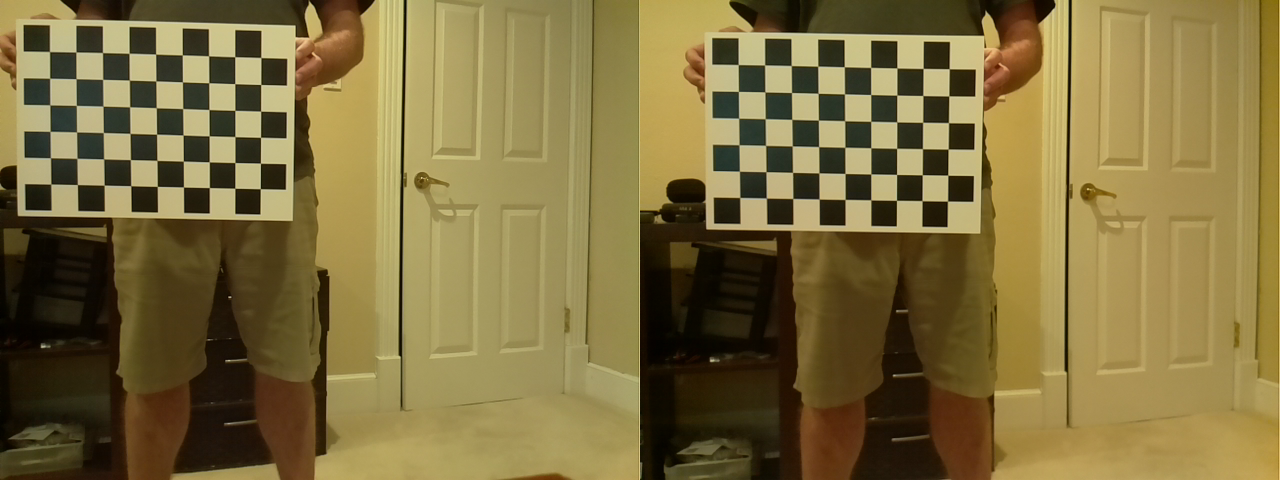
#> input picture calibrate_images/scene_1280x480_1.png, 1280 x 480 px; its folder holds only this picture in this run
$ python calibrate.py   (older library calls are emulated)
#> lines starting #> are read from the running program, lines starting #| are printed output that depends on the picture; long printed decimals are rounded
### stereo_camera.py
import os
import glob
import cv2
import numpy as np
import matplotlib.pyplot as plt

def split_image(image_pair, hflip):
    height = image_pair.shape[0]
    width_pair = image_pair.shape[1]
    width = int(width_pair/2)

    image_left = image_pair[0:height, 0:width]
    image_right = image_pair[0:height, width:width_pair]

    if (hflip):
        return image_left, image_right, (width, height)
    else:
        return image_right, image_left, (width, height)

def get_corners (image_search, checker_def, scale_ratio, hflip):
#> called with image_search = './calibrate_images/*.png', checker_def = (9, 6, 40), scale_ratio = 0.5, hflip = False
    columns = checker_def[0]
    rows = checker_def[1]
    square_size = checker_def[2]

    object_point = np.zeros((columns*rows, 3), dtype=np.float32)
    object_point[:,:2] = np.mgrid[0:columns,0:rows].T.reshape(-1,2)
    object_point *= square_size

    # Arrays to store object points and image points from all the images.
    object_points = [] # 3d point in real world space
    left_image_points = [] # 2d points in left camera image plane.
    right_image_points = [] # 2d points in right camera image plane.

    images = glob.glob(image_search)

    for image_filename in images:
        image_pair = cv2.imread(image_filename, cv2.IMREAD_COLOR)
#> image_pair is the input picture: shape (480, 1280, 3); mean B, G, R 63.1, 110.8, 126.7
        image_pair = cv2.cvtColor(image_pair,cv2.COLOR_BGR2GRAY)
#> image_pair: shape (480, 1280)
        image_left, image_right, (width, height) = split_image(image_pair, hflip)
#> in split_image, `image_right = image_pair[0:height, width:width_pair]`:
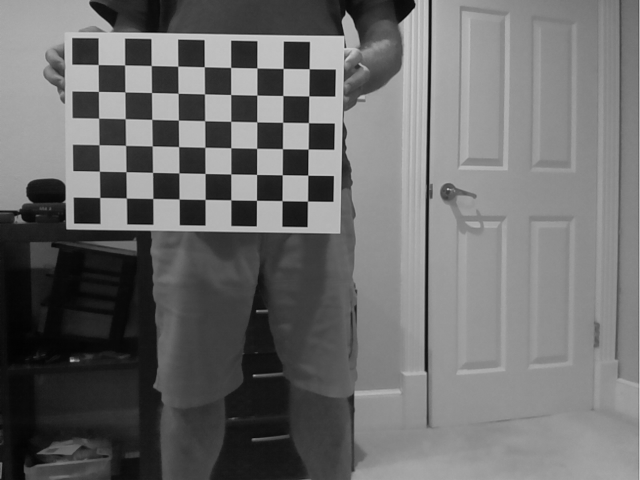
#> image_right: shape (480, 640); min 2, max 206, mean 108.1
#> width = 640; height = 480

        # Find the chess board corners
        flags = cv2.CALIB_CB_ADAPTIVE_THRESH+cv2.CALIB_CB_FAST_CHECK+cv2.CALIB_CB_NORMALIZE_IMAGE
        retL, cornersL = cv2.findChessboardCorners(image_left, (columns, rows), flags)
#> retL = True; cornersL = 54 rows, first 8: [98.23, 64.54], [124.6, 64.89], [151.2, 65.53], [177.8, 66.23], [204.3, 66.66], [230.6, 67.43], [256.8, 67.84], [283.2, 68.4]
        retR, cornersR = cv2.findChessboardCorners(image_right, (columns, rows), flags)
#> retR = True; cornersR = 54 rows, first 8: [49.5, 51.55], [75.92, 51.91], [102.5, 52.54], [129.1, 53.29], [155.6, 54.01], [182.3, 54.88], [208.6, 55.81], [234.7, 56.7]

        if ((retL == True) and (retR == True)):
            cornersL = cornersL*scale_ratio
#> cornersL = 54 rows, first 8: [49.12, 32.27], [62.31, 32.45], [75.62, 32.76], [88.88, 33.11], [102.1, 33.33], [115.3, 33.72], [128.4, 33.92], [141.6, 34.2]
            cornersR = cornersR*scale_ratio
#> cornersR = 54 rows, first 8: [24.75, 25.77], [37.96, 25.96], [51.24, 26.27], [64.54, 26.64], [77.81, 27], [91.15, 27.44], [104.3, 27.91], [117.4, 28.35]

            scaled_width = int(width*scale_ratio)
#> scaled_width = 320
            scaled_height = int(height*scale_ratio)
#> scaled_height = 240

            resized_image_left = cv2.resize (image_left, (scaled_width,scaled_height), interpolation = cv2.INTER_AREA)
            resized_image_right = cv2.resize (image_right, (scaled_width,scaled_height), interpolation = cv2.INTER_AREA)
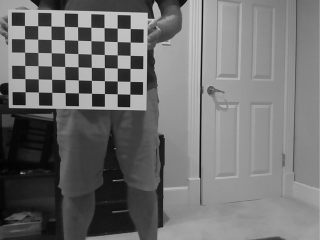
#> resized_image_right: shape (240, 320); min 2, max 205, mean 112.1

            object_points.append(object_point)

            subpix_criteria = (cv2.TERM_CRITERIA_EPS+cv2.TERM_CRITERIA_MAX_ITER, 30, 0.1)
            cornersL = cv2.cornerSubPix(resized_image_left, cornersL, (3,3), (-1,-1), subpix_criteria)
#> cornersL = 54 rows, first 8: [48.71, 32.05], [62.13, 32.34], [75.42, 32.52], [88.59, 32.73], [101.8, 33.24], [115.2, 33.48], [128.3, 33.65], [141.4, 33.95]
            left_image_points.append(cornersL)
            cornersR = cv2.cornerSubPix(resized_image_right, cornersR, (3,3), (-1,-1), subpix_criteria)
#> cornersR = 54 rows, first 8: [24.48, 25.49], [37.63, 25.66], [51.01, 26.08], [64.37, 26.45], [77.54, 26.7], [90.77, 27.29], [104.1, 27.59], [117.3, 28.18]
            right_image_points.append(cornersR)

    return object_points, left_image_points, right_image_points, (scaled_width,scaled_height)

def calibrate_cameras(object_points, left_image_points, right_image_points, image_dims):
    calibration_data = {}
    calibration_data['image_dims'] = image_dims

     # Calibrate Left Camera
    (rms_left, left_camera_matrix,
     left_dist_coeffs, _, _) = cv2.calibrateCamera(objectPoints=object_points,
                                                   imagePoints=left_image_points,
                                                   imageSize=image_dims,
                                                   cameraMatrix=None,
                                                   distCoeffs=None)
    calibration_data['rms_left'] = rms_left
    calibration_data['left_camera_matrix']  = left_camera_matrix
    calibration_data['left_dist_coeffs']  = left_dist_coeffs

    # Calibrate Right Camera
    (rms_right, right_camera_matrix,
     right_dist_coeffs, _, _) = cv2.calibrateCamera(objectPoints=object_points,
                                                   imagePoints=right_image_points,
                                                   imageSize=image_dims,
                                                   cameraMatrix=None,
                                                   distCoeffs=None)
    calibration_data['rms_right'] = rms_right
    calibration_data['right_camera_matrix']  = right_camera_matrix
    calibration_data['right_dist_coeffs']  = right_dist_coeffs

    # Stereo Calibrate
    (rms_stereo, _, _, _, _,
     R, T, E, F) = cv2.stereoCalibrate(objectPoints=object_points,
                                       imagePoints1=left_image_points,
                                       imagePoints2=right_image_points,
                                       cameraMatrix1=left_camera_matrix,
                                       distCoeffs1=left_dist_coeffs,
                                       cameraMatrix2=right_camera_matrix,
                                       distCoeffs2=right_dist_coeffs,
                                       imageSize=image_dims)
    calibration_data['rms_stereo'] = rms_stereo
    calibration_data['R']  = R
    calibration_data['T']  = T
    calibration_data['E']  = E
    calibration_data['F']  = F

     # Compute parameters to rectify each camera.
    (rect_trans_left, rect_trans_right,
     proj_matrix_left, proj_matrix_right,
     Q, boxes_left, boxes_right) = cv2.stereoRectify(cameraMatrix1=left_camera_matrix,
                                                     distCoeffs1=left_dist_coeffs,
                                                     cameraMatrix2=right_camera_matrix,
                                                     distCoeffs2=right_dist_coeffs,
                                                     imageSize=image_dims,
                                                     R=R,
                                                     T=T)

    # Compute the undistort maps
    left_map_1, left_map_2 = cv2.initUndistortRectifyMap(cameraMatrix=left_camera_matrix,
                                                        distCoeffs=left_dist_coeffs,
                                                        R=rect_trans_left,
                                                        newCameraMatrix=proj_matrix_left,
                                                        size=image_dims,
                                                        m1type=cv2.CV_32FC1)

    right_map_1, right_map_2 = cv2.initUndistortRectifyMap(cameraMatrix=right_camera_matrix,
                                                    distCoeffs=right_dist_coeffs,
                                                    R=rect_trans_right,
                                                    newCameraMatrix=proj_matrix_right,
                                                    size=image_dims,
                                                    m1type=cv2.CV_32FC1)

    calibration_data['left_map_1']  = left_map_1
    calibration_data['left_map_2']  = left_map_2
    calibration_data['right_map_1']  = right_map_1
    calibration_data['right_map_2']  = right_map_2
    calibration_data['Q']  = Q
    return calibration_data

def save_calibration_data (calibration_data, hflip, calibration_file):
    np.savez(calibration_file,
    hflip=hflip,
    image_dims = calibration_data['image_dims'],
    rms_left = calibration_data['rms_left'],
    left_camera_matrix = calibration_data['left_camera_matrix'],
    left_dist_coeffs = calibration_data['left_dist_coeffs'],
    rms_right = calibration_data['rms_right'],
    right_camera_matrix = calibration_data['right_camera_matrix'],
    right_dist_coeffs = calibration_data['right_dist_coeffs'],
    rms_stereo = calibration_data['rms_stereo'],
    R = calibration_data['R'],
    T = calibration_data['T'],
    E = calibration_data['E'],
    F = calibration_data['F'],
    Q = calibration_data['Q'],
    left_map_1 = calibration_data['left_map_1'],
    left_map_2 = calibration_data['left_map_2'],
    right_map_1 = calibration_data['right_map_1'],
    right_map_2 = calibration_data['right_map_2'])

# [28 lines left out: functions create_SBM, compute_3dImage, not called in this run]

### calibrate.py
from stereo_camera import *
import matplotlib.pyplot as plt

hflip = False

image_dir = './calibrate_images'

if (hflip):
    image_dir = image_dir + '_hflip'

image_search = image_dir +  '/*.png'
checker_def = (9,6,40) # 9x6 checkerboard; 40mm square size.
scale_ratio = 0.5

object_points, left_image_points, right_image_points, scaled_image_dims = get_corners (image_search, checker_def, scale_ratio, hflip)
#> object_points = 1 item; left_image_points = 1 item; right_image_points = 1 item; scaled_image_dims = (320, 240)

calibration_data = calibrate_cameras(object_points, left_image_points, right_image_points, scaled_image_dims)
#> in calibrate_cameras, `(rms_left, left_camera_matrix, left_dist_coeffs, _, _) = cv2.calibrate..`: rms_left = 0.087; left_camera_matrix = [[292.8, 0, 139], [0, 294.6, 113.9], [0, 0, 1]]; left_dist_coeffs = [[0.396, -2.61, -0.00211, -0.0132, 5.49]]
#> in calibrate_cameras, `(rms_right, right_camera_matrix, right_dist_coeffs, _, _) = cv2.calibr..`: rms_right = 0.089; right_camera_matrix = [[441.7, 0, 145.4], [0, 443.8, 116.2], [0, 0, 1]]; right_dist_coeffs = [[0.813, -9.6, -0.0108, -0.0153, 31.42]]
#> in calibrate_cameras, `(rms_stereo, _, _, _, _, R, T, E, F) = cv2.stereoCalibrate(objectPoint..`: rms_stereo = 0.088; R = [[0.998, -0.000709, -0.064], [-0.00218, 0.999, -0.045], [0.064, 0.045, 0.997]]; T = [-35.75, 14.31, 497.1]; E = [[2, -496, 36.63], [498.4, 1.26, 3.82], [-14.2, -35.71, 2.52]]; F = [[1.67e-06, -0.000412, 0.0557], [0.000415, 1.04e-06, -0.0569], [-0.0537, 0.0467, 1]]
#> in calibrate_cameras, `(rect_trans_left, rect_trans_right, proj_matrix_left, proj_matrix_righ..`: rect_trans_left = [[0.999, 0.0406, 0.00484], [-0.00782, 0.0736, 0.997], [0.0401, -0.996, 0.0739]]; rect_trans_right = [[0.997, 0.0382, 0.0706], [-0.0717, 0.0287, 0.997], [0.036, -0.999, 0.0313]]; proj_matrix_left = [[367.3, 0, 218.6, 0], [0, 367.3, 303.5, 0], [0, 0, 1, 0]]; proj_matrix_right = [[367.3, 0, 218.6, 0], [0, 367.3, 303.5, 183119.8], [0, 0, 1, 0]]; Q = [[1, 0, 0, -218.6], [0, 1, 0, -303.5], [0, 0, 0, 367.3], [0, 0, -0.00201, 0]]; boxes_left = (0, 0, 0, 0)
#> in calibrate_cameras, `right_map_1, right_map_2 = cv2.initUndistortRectifyMap(cameraMatrix=ri..`:
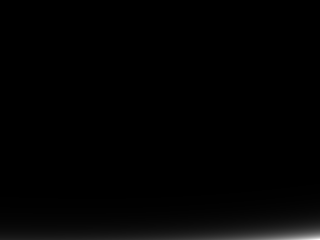
#> right_map_2: shape (240, 320) float32; min 65969.3, max 3.87e+10, mean 430152320; drawn with min black and max white
#> calibration_data = 17 items

rms_left = calibration_data['rms_left']
#> rms_left = 0.087
left_camera_matrix = calibration_data['left_camera_matrix']
#> left_camera_matrix = [[292.8, 0, 139], [0, 294.6, 113.9], [0, 0, 1]]
left_dist_coeffs = calibration_data['left_dist_coeffs']
#> left_dist_coeffs = [[0.396, -2.61, -0.00211, -0.0132, 5.49]]

print("Left Calibration Result:")
print (rms_left)
#| 0.08699
print (left_camera_matrix)
#| [[292.841   0.         138.961]
#|  [  0.         294.617 113.936]
#|  [  0.           0.           1.        ]]
print (left_dist_coeffs)
#| [[ 3.95836847e-01 -2.61048967e+00 -2.10624807e-03 -1.32253115e-02
#|    5.48615319e+00]]

rms_right = calibration_data['rms_right']
#> rms_right = 0.089
right_camera_matrix = calibration_data['right_camera_matrix']
#> right_camera_matrix = [[441.7, 0, 145.4], [0, 443.8, 116.2], [0, 0, 1]]
right_dist_coeffs = calibration_data['right_dist_coeffs']
#> right_dist_coeffs = [[0.813, -9.6, -0.0108, -0.0153, 31.42]]

print("Right Calibration Result:")
print (rms_right)
#| 0.08897
print (right_camera_matrix)
#| [[441.675   0.         145.359]
#|  [  0.         443.784 116.174]
#|  [  0.           0.           1.        ]]
print (right_dist_coeffs)
#| [[ 8.13225781e-01 -9.60081141e+00 -1.08081551e-02 -1.53441376e-02
#|    3.14215516e+01]]

rms_stereo = calibration_data['rms_stereo']
#> rms_stereo = 0.088
T = calibration_data['T']
#> T = [-35.75, 14.31, 497.1]
Q = calibration_data['Q']

print("Stereo Calibration Result:")
print(rms_stereo)
#| 0.08798
print(T)
#| [[-35.752]
#|  [ 14.306]
#|  [497.125 ]]
print(Q)
#| [[ 1.00000000e+00  0.00000000e+00  0.00000000e+00 -2.18628937e+02]
#|  [ 0.00000000e+00  1.00000000e+00  0.00000000e+00 -3.03485184e+02]
#|  [ 0.00000000e+00  0.00000000e+00  0.00000000e+00  3.67257629e+02]
#|  [ 0.00000000e+00  0.00000000e+00 -2.00555969e-03  0.00000000e+00]]

left_map_1 = calibration_data['left_map_1']
left_map_2 = calibration_data['left_map_2']
right_map_1 = calibration_data['right_map_1']
right_map_2 = calibration_data['right_map_2']

image_filename = image_dir + '/test.jpg'
print(image_filename)

image_pair = cv2.imread(image_filename, cv2.IMREAD_COLOR)
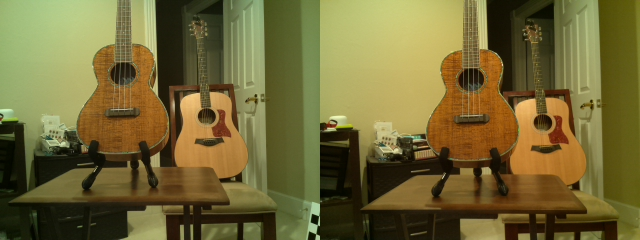
#> input picture test.jpg, 640 x 240 px, found by its file name
#> image_pair is the input picture: shape (240, 640, 3); mean B, G, R 54.1, 103.7, 113.6
image_pair = cv2.cvtColor(image_pair, cv2.COLOR_BGR2GRAY)
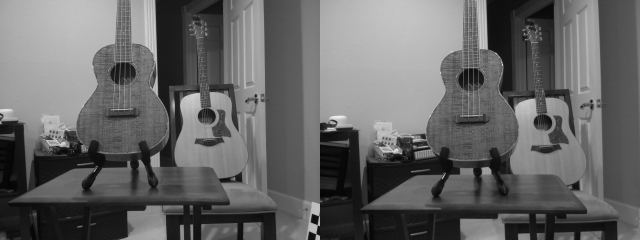
#> image_pair: shape (240, 640); min 4, max 238, mean 101
image_left, image_right, _ = split_image(image_pair, hflip)
#> call 2 of split_image, with hflip = False
#> in split_image (call 2), `image_left = image_pair[0:height, 0:width]`:
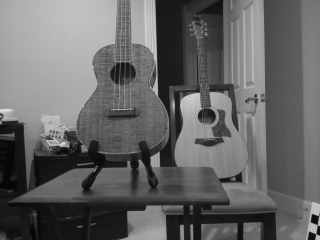
#> image_left: shape (240, 320); min 4, max 223, mean 100.7
#> in split_image (call 2), `image_right = image_pair[0:height, width:width_pair]`:
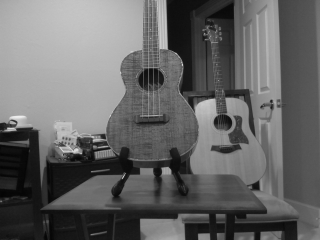
#> image_right: shape (240, 320); min 4, max 238, mean 101.3

rectified_image_left = cv2.remap(image_left, left_map_1, left_map_2, interpolation=cv2.INTER_LINEAR, borderMode=cv2.BORDER_CONSTANT)
#> rectified_image_left: shape (240, 320); every value is 0
rectified_image_right = cv2.remap(image_right, right_map_1, right_map_2, interpolation=cv2.INTER_LINEAR, borderMode=cv2.BORDER_CONSTANT)

_, image_cells = plt.subplots(1, 2, figsize=(10, 10))
image_cells[0].imshow(rectified_image_left)
image_cells[0].set_title('left image')
image_cells[1].imshow(rectified_image_right)
image_cells[1].set_title('right image')
plt.show()

save_calibration_data(calibration_data, hflip, image_dir + '/calibration_data.npz')
